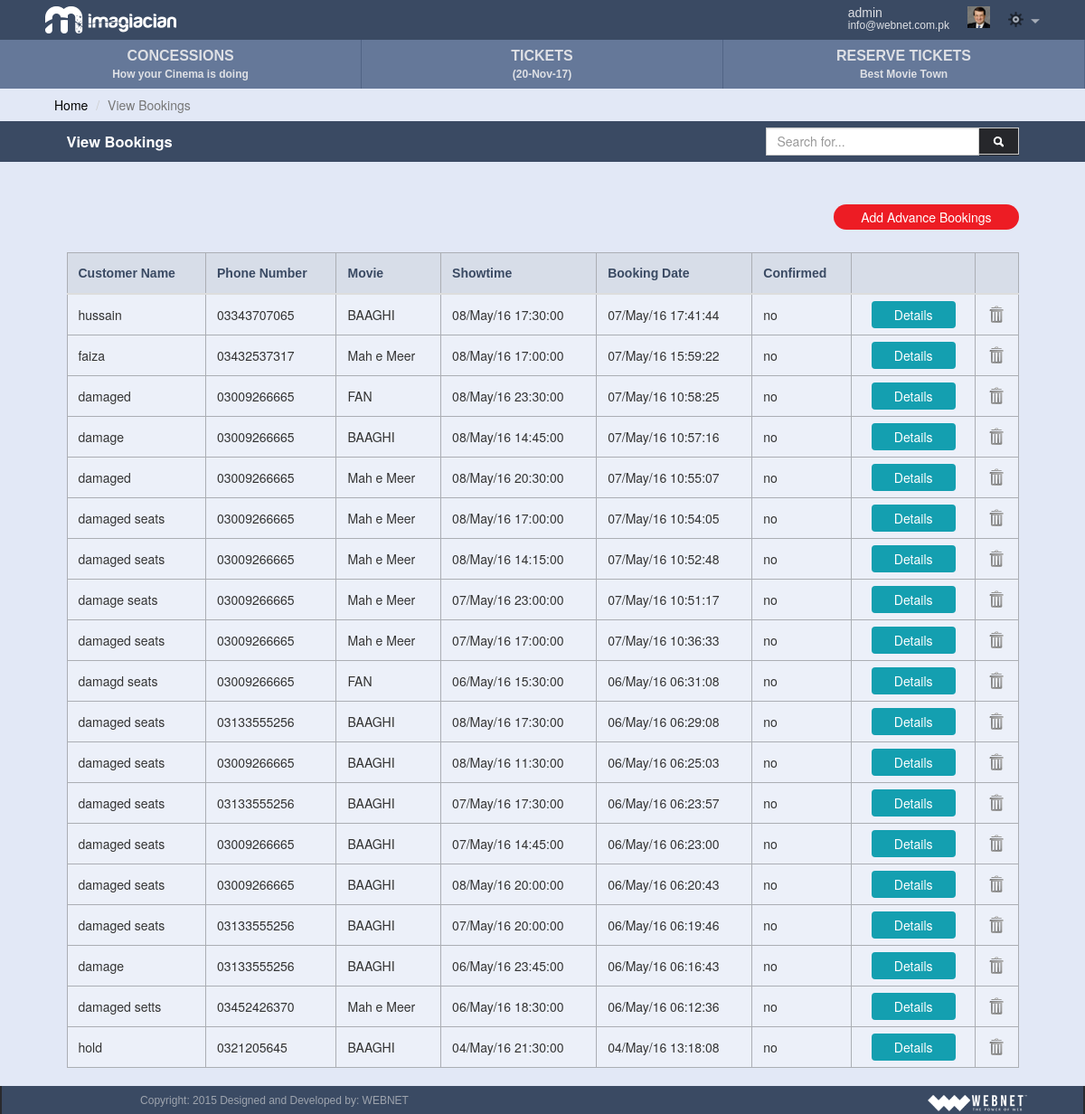
/view_advance_bookings.php (signed in), run on the app's committed database.
### tables this page shows
CREATE TABLE IF NOT EXISTS `advance_bookings` (
  `advance_b_id` int(11) NOT NULL AUTO_INCREMENT,
  `advance_b_customer_name` varchar(32) NOT NULL,
  `advance_b_phone` varchar(32) NOT NULL,
  `advance_b_user_email` varchar(32) NOT NULL,
  `advance_b_showtime_id` varchar(32) NOT NULL,
  `advance_b_ticket_id` varchar(32) NOT NULL,
  `advance_b_ticket_type` varchar(32) NOT NULL,
  `advance_b_showtime_key` varchar(32) NOT NULL,
  `advance_b_seats_number` text NOT NULL,
  `advance_b_seat_qty` varchar(32) NOT NULL,
  `advance_b_price` varchar(32) NOT NULL,
  `advance_b_date` varchar(32) NOT NULL,
  `advance_b_iscomp` varchar(32) NOT NULL,
  `advance_b_movie` varchar(32) NOT NULL,
  `advance_b_distributer` varchar(32) NOT NULL,
  `advance_b_status` varchar(32) NOT NULL,
  `advance_ts` timestamp NOT NULL DEFAULT CURRENT_TIMESTAMP,
  PRIMARY KEY (`advance_b_id`)
);

CREATE TABLE IF NOT EXISTS `movies` (
  `movie_id` int(11) NOT NULL AUTO_INCREMENT,
  `movie_title` varchar(32) NOT NULL,
  `movie_distributer_id` int(32) NOT NULL,
  `movie_rating` varchar(32) DEFAULT NULL,
  `movie_release_date` varchar(32) DEFAULT NULL,
  `movie_genre` varchar(32) DEFAULT NULL,
  `movie_duration` varchar(32) NOT NULL,
  `movie_national_code` varchar(64) DEFAULT NULL,
  `movie_format` varchar(32) DEFAULT NULL,
  `movie_contract_type` varchar(32) DEFAULT NULL,
  `movie_rental_charges` varchar(32) NOT NULL,
  `movie_dist_seats` varchar(32) NOT NULL,
  `movie_contract_start_date` varchar(64) DEFAULT NULL,
  `movie_actors` varchar(128) DEFAULT NULL,
  `movie_actors_role` varchar(128) DEFAULT NULL,
  `movie_poster` text,
  `movie_synopsis` text NOT NULL,
  `movie_trailor` longtext NOT NULL,
  `movie_status` varchar(32) NOT NULL,
  `movie_ts` timestamp NOT NULL DEFAULT CURRENT_TIMESTAMP,
  PRIMARY KEY (`movie_id`)
);

CREATE TABLE IF NOT EXISTS `showtimes` (
  `showtime_id` int(11) NOT NULL AUTO_INCREMENT,
  `showtime_movie_id` int(32) NOT NULL,
  `showtime_screen_id` int(32) NOT NULL,
  `showtime_datetime` varchar(32) NOT NULL,
  `showtime_status` varchar(32) NOT NULL,
  `showtime_trailer_duration` varchar(32) DEFAULT NULL,
  `showtime_cleanup` varchar(32) DEFAULT NULL,
  `showtime_interval` varchar(32) NOT NULL,
  `showtime_ticket_type` varchar(32) DEFAULT NULL,
  `showtime_voucher_type` varchar(32) DEFAULT NULL,
  `showtime_complimentry_seats` varchar(32) NOT NULL,
  `showtime_key` varchar(32) NOT NULL,
  `showtime_color` varchar(32) DEFAULT NULL,
  `showtime_date` date NOT NULL,
  `showtime_day` varchar(32) NOT NULL,
  `show_sales` varchar(32) NOT NULL,
  `showtime_ts` timestamp NOT NULL DEFAULT CURRENT_TIMESTAMP,
  PRIMARY KEY (`showtime_id`)
);

### common/class.database.php (called while the page is built, shortened)
<?php
class Database {
    public $_DB;
    public $_query;
    public $_select = array();
    public $_action;
    public $_table;
    public $_joins = array();
    public $_order_by;
    public $_force_select_all = false;
    public function __construct() {
        try {
            $this->_DB = new PDO('mysql:host=' . DB_HOST . ';dbname=' . DB_NAME, DB_USER, DB_PASS);
            $this->_DB->setAttribute(PDO::ATTR_ERRMODE, PDO::ERRMODE_EXCEPTION);
        } catch (PDOException $e) {
            echo 'ERROR: ' . $e->getMessage();
        }
    }
     function order_by($column, $sort = 'ASC'){
        $this->_order_by = $column .' '. $sort;
    }
    public function query($query) {
        try {
            $this->_query = $this->_DB->prepare(filter_var($query, FILTER_SANITIZE_STRING));
            $this->_query->execute();
            $this->_select = array();
            $this->_joins = array();
            $this->_order_by = '';
        } catch (PDOException $e) {
            $er = $e->errorInfo;
            echo '<p style="font-family:arial; background:#F00; position:absolute; z-index:10000; color:#FFF; padding:5px;">ERROR: ' . $er[2] . '</p>';
        }
    }
    public function join($table_name, $override_name, $join_type = 'INNER JOIN', $match, $select = NULL) {
        $this->_joins[] = $join_type . ' ' . $table_name . ' AS ' . $override_name . ' ON ' . $match;
    }
    public function build_query() {
        $query = $this->_action;
        if ($this->_action == 'SELECT') {
            if (!empty($this->_select)) {
                if ($this->_force_select_all == true) {
                    $query .= ' *,';
                }
                foreach ($this->_select as $column_name => $name) {
                    $query .=' ' . $column_name . ' as ' . $name . ', ';
                }
            } else {
                $query .= ' *';
            }
            $query = rtrim($query, ', ');
        }
        if ($this->_action != 'UPDATE' && $this->_action != 'INSERT') {
            $query .= ' FROM ';
        }
        $query .= $this->_table;
        if (!empty($this->_joins)) {
            $query .= ' ';
            $query .= implode(' ', $this->_joins);
        }
        if(!empty($this->_order_by)){
            $query .= ' ORDER BY ' . $this->_order_by;
        }
        $this->query($query);
    }
    public function all_results($fetch_type = PDO::FETCH_OBJ) {
        return $this->_query->fetchAll($fetch_type);
    }
    public function from($table_name, $num_rows = NULL) {
        $this->_action = 'SELECT';
        $this->_table = $table_name;
        $this->build_query();
    }
    public function _date($format = 'Y-m-d H:i:s', $date = NULL) {
        if (isset($date)) {
            $date = strtotime($date);
        } else {
            $date = time();
        }
        return date($format, $date);
    }
}

### classes/class.confirm_booking.php (called while the page is built, shortened)
<?php
class confirm_booking extends database
{
	function __construct()
	{
		$this->table_adv_booking = 'advance_bookings';
	}
	public function get_adv_bookings($ID = NULL)
	{
		if (isset($ID)) {
			$this->left_join('movies', 'm', 'm.movie_id = advance_bookings.advance_b_movie');
			$this->inner_join('showtimes', 's', 's.showtime_id = advance_bookings.advance_b_showtime_id');
			$this->where('advance_b_id',$ID);
			$this->order_by('advance_ts', 'DESC');
			$this->from($this->table_adv_booking);
			return $this->result();
		}
		else {
			$this->from($this->table_adv_booking);
			return $this->all_results();
		}
	}
}
 ?>

### view_advance_bookings.php (the view, shortened to what this page needs)
<?php require_once 'header-dashboard.php'; ?>
<?php
	if($_SESSION['user']->capabilities != 'null'){
		$user_capabilities = $_SESSION['user']->capabilities;
		$user_capabilities = (!empty($user_capabilities))? json_decode($user_capabilities) : array();
	}else{$user_capabilities = array('empty'); }
	if(in_array('book_adv_ticket', $user_capabilities)){
?>
<div class="container">
<div class="row">
		<ol class="breadcrumb">
		  <li><a href="advance_booking.php">Home</a></li>
		  <li class="active">View Bookings</li>
		</ol>
	</div>
<div class="row form-header">
			<div class="col-md-12">
				<div class="form-header-inner">
					<h3>View Bookings</h3>
					<div class="search-btn input-group">
						<input type="text" id="filter" class="form-control search-control" placeholder="Search for...">
							<span class="input-group-btn">
							<button class="btn btn-default search-btn" type="button"><img  src="assets/images/search-icon.png"/></button>
						</span>
					</div>
			 	</div>
		 	</div>
		</div>
		<div class="row">
			<div class="col-md-12">
				<div class="form-header-inner">
					<a class="pull-right add-button" href="advance_booking.php">Add Advance Bookings </a>
				</div>
			</div>
		</div>
		<div class="row">
			<div class="col-md-12">
				<?php
				$confirm_booking = new confirm_booking();
				$results = $confirm_booking->get_adv_bookings();
				if ($results) {
				?>
				<table border="1" cellpadding="0" cellspacing="0" id="example" class="table table-hover tableView admin-table" style="font-size:14px;">
					<thead>
					<tr>
						<th>Customer Name</th>
						<th>Phone Number</th>
						<th>Movie</th>
						<th>Showtime</th>
						<th>Booking Date</th>
						<th>Confirmed</th>
						<th></th>
						<th></th>
					</tr>
					</thead>
					<tbody class="searchable">
						<?php
						foreach($results as $res){
						echo '<tr>';
						echo '<td>'. $res->advance_b_customer_name .'</td>';
						echo '<td>'. $res->advance_b_phone .'</td>';
						echo '<td>'. $res->movie_title.'</td>';
						echo '<td>'.$confirm_booking->_date('d/M/y H:i:s', $res->showtime_datetime).'</td>';
						echo '<td>'.$confirm_booking->_date('d/M/y H:i:s', $res->advance_ts).'</td>';
						echo '<td>'. $res->advance_b_status .'</td>';
						echo '<td class="alignCenter"><a class="edit_btn" href="confirm_adv_booking.php?id='.$res->advance_b_id.'">Details</a></td>';
						echo '<td class="alignCenter"><input type="hidden" class="id_to_delete" value="'.$res->advance_b_id.'"><a href="#" data-toggle="modal" data-target=".delete_confirm_modal"><img class="img_delete" src="assets/images/delete_icon.png"/></a></td>';
						echo '</tr>';
						}
						?>
					</tbody>
				</table>
				<?php
				}else{
					echo '';
				}
				?>
			</div>
		</div>
	</div>
	<?php require_once 'footer.php'; ?>
 <?php }
?>

### header-dashboard.php (shortened to what this page needs)
<html lang="en">
  <head>
    <link href="assets/css/bootstrap.css" rel="stylesheet">
	<link href="assets/css/custom.css" rel="stylesheet">
	<link href="assets/css/dashboard.css" rel="stylesheet">
	<link rel="stylesheet" href="assets/css/jquery.mCustomScrollbar.css">
  </head>
  <body>
   <div class="wrapper">
   <div class="container top-bar">
	 <div class="row">
		<div class="col-md-6 col-sm-6">
			<a href="#"><img alt="logo" src="assets/images/logo.png"></a>
		</div>
		<div class="col-md-6 col-sm-6 right-top-bar">
			<ul class="navbar-right settings">
				<li><a href="#"><p class="user-name"><?php echo $_SESSION['user']->first_name ?><br><span><?php echo $_SESSION['user']->user_email; ?></span></p></a></li>
				<li><a href="#"><?php if( $_SESSION['user']->user_img == ""){?><img class="user-img" width="25px" src="assets/images/avatar.png"/><?php } else{ echo '<img class="user-img" width="25px" src="assets/images/uploads/'.$_SESSION['user']->user_img.'"/>'; }?></a></li>
				<li class="dropdown">
				  <a href="#" class="dropdown-toggle" data-toggle="dropdown" role="button" aria-haspopup="true" aria-expanded="false"><img class="setting-icon" src="assets/images/settings.png"/></a>
				</li>
			</ul>
		</div>
	 </div>
    </div>
  <div class="container">
	<div class="row">
		<div class="col-md-4 col-sm-4 info_header">
			<a href="#"><p class="">CONCESSIONS<br>
				<span>How your Cinema is doing</span>
			</p></a>
		</div>
		<div class="col-md-4 col-sm-4 info_header">
			<a href="#"><p class="">TICKETS<br>
				<span>(<?php echo date("d-M-y"); ?>)</span>
			</p>
			<img class="down_caret" src="assets/images/down_caret.png"></a>
		</div>
		<div class="col-md-4 col-sm-4 info_header">
			<a href="#" class="dropdown-toggle" data-toggle="dropdown" role="button" aria-haspopup="true" aria-expanded="false">
	            	<p class="">RESERVE TICKETS<br>
				<span>Best Movie Town</span>
			</p>
	            <img class="down_caret" src="assets/images/down_caret.png"></a>
		</div>
	 </div>
  </div>

### footer.php (shortened to what this page needs)
</div>
  <div class="container footer-container">
    <div class="row">
		<div class="copyright">
			<div class="col-md-6 col-sm-6">
				<p>Copyright: 2015 Designed and Developed by: WEBNET</p>
			</div>
			<div class="col-md-6 col-sm-6 powerdby">
				<a href=""><img  width="110px" src="assets/images/powered_logo.png"/></a>
			</div>
		</div>
   </div>
   </div>
 </body>
</html>

### assets/css/custom.css (style rules this page uses)
ul { padding:0px;margin:0px; }
ul li { float:left; list-style:none; }
p { font-family:helvetica;margin-bottom:0px; }
button { outline:0px!important; }
.container { width:100%!important; }
.top-bar { background:#3a4a63;padding:7px 50px; }
.user-name { line-height: 14px;color: #dee0e5;font-size: 14px; }
.user-name span { font-size: 12px;float: right; }
.settings { margin-right: 0px; }
.settings li { margin-left:20px; }
.info_header { background:#657899;text-align:center;color:#dee0e5;font-size: 16px;padding: 7px;border-right:1px solid #516485; }
.info_header a { color:#dee0e5;color: #dee0e5; font-weight: bold; font-size: 16px; }
.info_header:last-child { border-bottom:0px; }
.info_header span { font-size: 12px; color: #DEE0E5; }
.info_header p { margin-bottom:0px; }
.setting-icon { margin-top: 5px; }
.footer-container { text-align: center;background: #292a2e;overflow: hidden; color: white;padding: 0px 17px; }
.copyright { background-color: #3a4a63;overflow: hidden;padding: 8px 5px 3px 5px;font-size: 12px; }
.powerdby { text-align:right; }
.search-btn { background-color: #26272b; }
.search-btn img { background-color: #26272b; padding: 3.5px; }
.copyright p { color: #9ea4ae; }

### assets/css/dashboard.css (style rules this page uses)
ul { padding:0px;margin:0px; }
ul li { float:left; list-style:none; }
p { font-family:helvetica;margin-bottom:0px; }
button { outline:0px!important; }
body { background-color: #e2e8f6;padding-right:0px!important; }
html, body { height: 100%; }
.wrapper { min-height: 100%; height: auto; margin: 0 auto -31px; }
.edit_btn { background-color: #149fb0; color: white; padding: 5px 25px; border-radius: 4px; }
.alignCenter { text-align: center; }
.img_delete { width: 16px; }
.container { width:100%!important; }
.form-header { margin-bottom: 35px; background: rgb(58, 74, 99); color: white; }
.form-header-inner { width: 90%; margin: auto; min-height: 45px; padding-top: 7px; }
.form-header h3 { font-size: 16.5px; font-weight: bold; float: left; margin-top: 6px; }
.form-header-inner .add-button { background-color: #ed1c24; color: white; padding: 4px 30px; border-radius: 20px; }
.form-header .search-btn { max-width: 280px;float: right; }
.search-btn .form-control { height: 31px;border-radius:0px; }
.search-btn .btn { padding: 4px 12px;border-radius:0px; }
h1, .h1, h2, .h2, h3, .h3 { margin-top: 10px; margin-bottom: 10px; }
.add-button { background-color: #3A4A63; color: white; margin-top: 5px; }
.admin-table th { background-color: #d7dde8; border-left: 0px; border-top: 0px; color: #3a4a63; font-family: helvetica; font-size: 14px; font-weight: bold; border-top: 1px solid #abaeb4!important; }
.admin-table td { border-top: 1px solid #abaeb4!important; }
.table > thead > tr > th, .table > tbody > tr > th, .table > tfoot > tr > th, .table > thead > tr > td, .table > tbody > tr > td, .table > tfoot > tr > td { padding: 12px!important; }
.admin-table { border:1px solid #abaeb4!important;width: 90%; margin: auto; margin-top: 20px; background-color: #ecf0f9; margin-bottom: 20px; }
.breadcrumb { padding: 8px 60px!important; margin-bottom: 0px!important; background-color: transparent!important; }
.breadcrumb a { color: #000000; }
.top-bar { background:#3a4a63;padding:7px 50px; }
.user-name { line-height: 14px;color: #dee0e5;font-size: 14px; }
.user-name span { font-size: 12px;float: right; }
.settings { margin-right: 0px; }
.settings li { margin-left:20px; }
.info_header { background:#657899;text-align:center;color:#dee0e5;font-size: 16px;padding: 7px;border-right:1px solid #516485; }
.info_header a { color:#dee0e5;color: #dee0e5; font-weight: bold; font-size: 16px; }
.info_header:last-child { border-bottom:0px; }
.info_header span { font-size: 12px; color: #DEE0E5; }
.info_header p { margin-bottom:0px; }
.setting-icon { margin-top: 5px; }
.footer-container { text-align: center;background: #292a2e;overflow: hidden; color: white;padding: 0px 17px; }
.footer-container { height: 31px; }
.copyright { background-color: #3a4a63;overflow: hidden;padding: 8px 5px 3px 5px;font-size: 12px; }
.powerdby { text-align:right; }
.search-btn { background-color: #26272b; }
.search-btn img { background-color: #26272b; padding: 3.5px; }
.copyright p { color: #9ea4ae; }

### data on the page
advance_bookings: advance_b_customer_name "hussain", advance_b_phone "03343707065", movies.movie_title "BAAGHI", showtimes.showtime_datetime "08/May/16 17:30:00", advance_ts "07/May/16 17:41:44", advance_b_status "no"
advance_bookings: advance_b_customer_name "faiza", advance_b_phone "03432537317", movies.movie_title "Mah e Meer", showtimes.showtime_datetime "08/May/16 17:00:00", advance_ts "07/May/16 15:59:22", advance_b_status "no"
advance_bookings: advance_b_customer_name "damaged", advance_b_phone "03009266665", movies.movie_title "FAN", showtimes.showtime_datetime "08/May/16 23:30:00", advance_ts "07/May/16 10:58:25", advance_b_status "no"
advance_bookings: advance_b_customer_name "damage", advance_b_phone "03009266665", movies.movie_title "BAAGHI", showtimes.showtime_datetime "08/May/16 14:45:00", advance_ts "07/May/16 10:57:16", advance_b_status "no"
advance_bookings: advance_b_customer_name "damaged", advance_b_phone "03009266665", movies.movie_title "Mah e Meer", showtimes.showtime_datetime "08/May/16 20:30:00", advance_ts "07/May/16 10:55:07", advance_b_status "no"
advance_bookings: advance_b_customer_name "damaged seats", advance_b_phone "03009266665", movies.movie_title "Mah e Meer", showtimes.showtime_datetime "08/May/16 17:00:00", advance_ts "07/May/16 10:54:05", advance_b_status "no"
advance_bookings: advance_b_customer_name "damaged seats", advance_b_phone "03009266665", movies.movie_title "Mah e Meer", showtimes.showtime_datetime "08/May/16 14:15:00", advance_ts "07/May/16 10:52:48", advance_b_status "no"
advance_bookings: advance_b_customer_name "damage seats", advance_b_phone "03009266665", movies.movie_title "Mah e Meer", showtimes.showtime_datetime "07/May/16 23:00:00", advance_ts "07/May/16 10:51:17", advance_b_status "no"
advance_bookings: advance_b_customer_name "damaged seats", advance_b_phone "03009266665", movies.movie_title "Mah e Meer", showtimes.showtime_datetime "07/May/16 17:00:00", advance_ts "07/May/16 10:36:33", advance_b_status "no"
advance_bookings: advance_b_customer_name "damagd seats", advance_b_phone "03009266665", movies.movie_title "FAN", showtimes.showtime_datetime "06/May/16 15:30:00", advance_ts "06/May/16 06:31:08", advance_b_status "no"
advance_bookings: advance_b_customer_name "damaged seats", advance_b_phone "03133555256", movies.movie_title "BAAGHI", showtimes.showtime_datetime "08/May/16 17:30:00", advance_ts "06/May/16 06:29:08", advance_b_status "no"
advance_bookings: advance_b_customer_name "damaged seats", advance_b_phone "03009266665", movies.movie_title "BAAGHI", showtimes.showtime_datetime "08/May/16 11:30:00", advance_ts "06/May/16 06:25:03", advance_b_status "no"
advance_bookings: advance_b_customer_name "damaged seats", advance_b_phone "03133555256", movies.movie_title "BAAGHI", showtimes.showtime_datetime "07/May/16 17:30:00", advance_ts "06/May/16 06:23:57", advance_b_status "no"
advance_bookings: advance_b_customer_name "damaged seats", advance_b_phone "03009266665", movies.movie_title "BAAGHI", showtimes.showtime_datetime "07/May/16 14:45:00", advance_ts "06/May/16 06:23:00", advance_b_status "no"
advance_bookings: advance_b_customer_name "damaged seats", advance_b_phone "03009266665", movies.movie_title "BAAGHI", showtimes.showtime_datetime "08/May/16 20:00:00", advance_ts "06/May/16 06:20:43", advance_b_status "no"
advance_bookings: advance_b_customer_name "damaged seats", advance_b_phone "03133555256", movies.movie_title "BAAGHI", showtimes.showtime_datetime "07/May/16 20:00:00", advance_ts "06/May/16 06:19:46", advance_b_status "no"
advance_bookings: advance_b_customer_name "damage", advance_b_phone "03133555256", movies.movie_title "BAAGHI", showtimes.showtime_datetime "06/May/16 23:45:00", advance_ts "06/May/16 06:16:43", advance_b_status "no"
advance_bookings: advance_b_customer_name "damaged setts", advance_b_phone "03452426370", movies.movie_title "Mah e Meer", showtimes.showtime_datetime "06/May/16 18:30:00", advance_ts "06/May/16 06:12:36", advance_b_status "no"
advance_bookings: advance_b_customer_name "hold", advance_b_phone "0321205645", movies.movie_title "BAAGHI", showtimes.showtime_datetime "04/May/16 21:30:00", advance_ts "04/May/16 13:18:08", advance_b_status "no"

### other printed values
$_SESSION['user']->first_name "admin"
$_SESSION['user']->user_email "info@webnet.com.pk"
